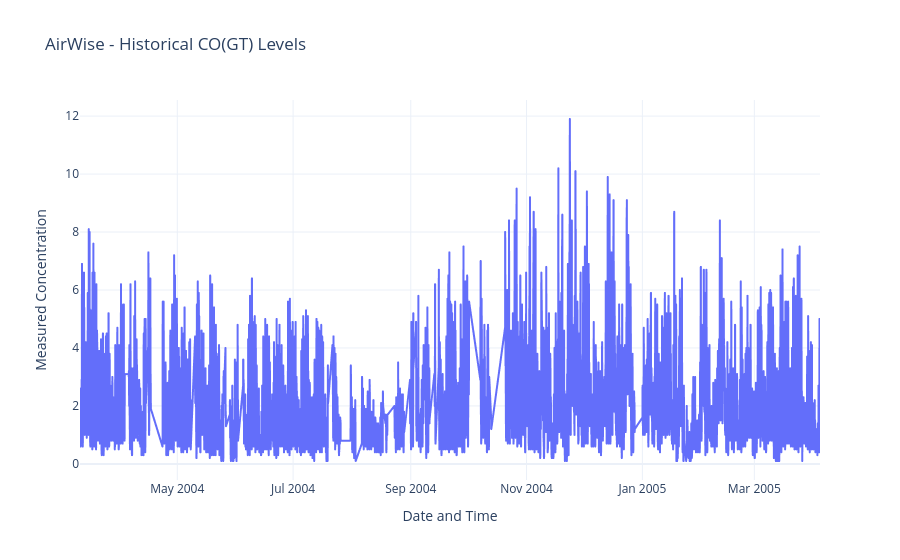
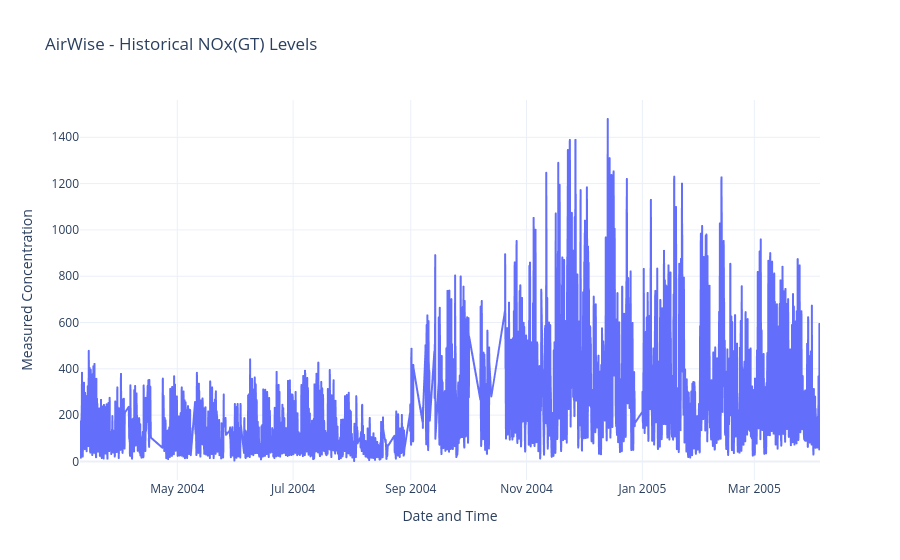
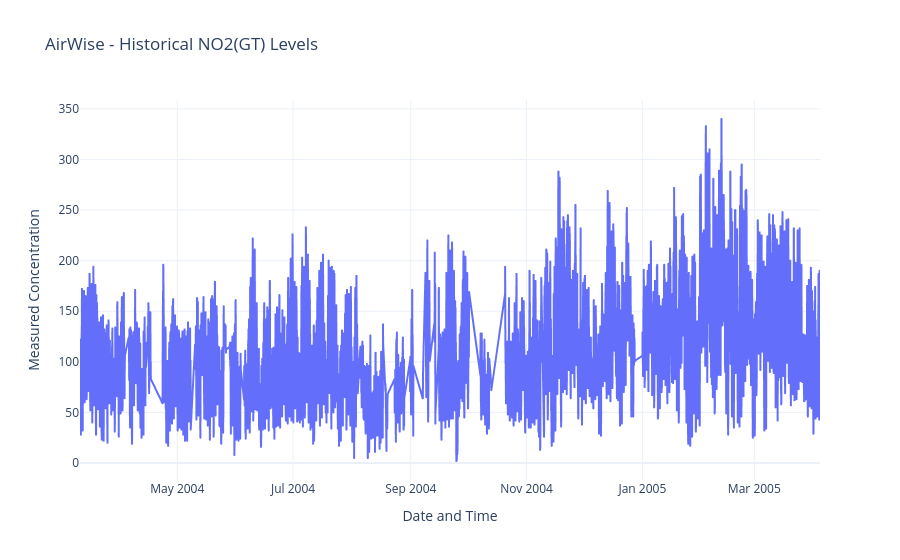

Notebook source saved alongside these figures, in order:
### Code cell
# AIRWISE - Step 19: Interactive pollutant trends

import plotly.express as px

for column in pollutants:

    chart_data = df_clean[[column]].dropna().reset_index()

    fig = px.line(
        chart_data,
        x="Datetime",
        y=column,
        title=f"AirWise - Historical {column} Levels",
        labels={
            "Datetime": "Date and Time",
            column: "Measured Concentration"
        }
    )

    fig.update_layout(
        template="plotly_white",
        hovermode="x unified"
    )

    fig.show()

### Figure 1 — Plotly figure (JSON) as saved in the notebook; plotly's stock layout.template omitted (floating-point values rounded to 4 significant figures; data arrays with more than 128 entries replaced by an {"elided": "..."} marker saying what was removed)
{"data": [{"hovertemplate": "Date and Time=%{x}<br>Measured Concentration=%{y}<extra></extra>", "legendgroup": "", "line": {"color": "#636efa", "dash": "solid"}, "marker": {"symbol": "circle"}, "mode": "lines", "name": "", "showlegend": false, "type": "scattergl", "x": {"elided": "7674 str values"}, "xaxis": "x", "y": {"elided": "7674 float values"}, "yaxis": "y"}], "layout": {"hovermode": "x unified", "legend": {"tracegroupgap": 0}, "title": {"text": "AirWise - Historical CO(GT) Levels"}, "xaxis": {"anchor": "y", "domain": [0, 1], "title": {"text": "Date and Time"}}, "yaxis": {"anchor": "x", "domain": [0, 1], "title": {"text": "Measured Concentration"}}}}

### Figure 2 — Plotly figure (JSON) as saved in the notebook; plotly's stock layout.template omitted (floating-point values rounded to 4 significant figures; data arrays with more than 128 entries replaced by an {"elided": "..."} marker saying what was removed)
{"data": [{"hovertemplate": "Date and Time=%{x}<br>Measured Concentration=%{y}<extra></extra>", "legendgroup": "", "line": {"color": "#636efa", "dash": "solid"}, "marker": {"symbol": "circle"}, "mode": "lines", "name": "", "showlegend": false, "type": "scattergl", "x": {"elided": "7718 str values"}, "xaxis": "x", "y": {"elided": "7718 float values"}, "yaxis": "y"}], "layout": {"hovermode": "x unified", "legend": {"tracegroupgap": 0}, "title": {"text": "AirWise - Historical NOx(GT) Levels"}, "xaxis": {"anchor": "y", "domain": [0, 1], "title": {"text": "Date and Time"}}, "yaxis": {"anchor": "x", "domain": [0, 1], "title": {"text": "Measured Concentration"}}}}

### Figure 3 — Plotly figure (JSON) as saved in the notebook; plotly's stock layout.template omitted (floating-point values rounded to 4 significant figures; data arrays with more than 128 entries replaced by an {"elided": "..."} marker saying what was removed)
{"data": [{"hovertemplate": "Date and Time=%{x}<br>Measured Concentration=%{y}<extra></extra>", "legendgroup": "", "line": {"color": "#636efa", "dash": "solid"}, "marker": {"symbol": "circle"}, "mode": "lines", "name": "", "showlegend": false, "type": "scattergl", "x": {"elided": "7715 str values"}, "xaxis": "x", "y": {"elided": "7715 float values"}, "yaxis": "y"}], "layout": {"hovermode": "x unified", "legend": {"tracegroupgap": 0}, "title": {"text": "AirWise - Historical NO2(GT) Levels"}, "xaxis": {"anchor": "y", "domain": [0, 1], "title": {"text": "Date and Time"}}, "yaxis": {"anchor": "x", "domain": [0, 1], "title": {"text": "Measured Concentration"}}}}
